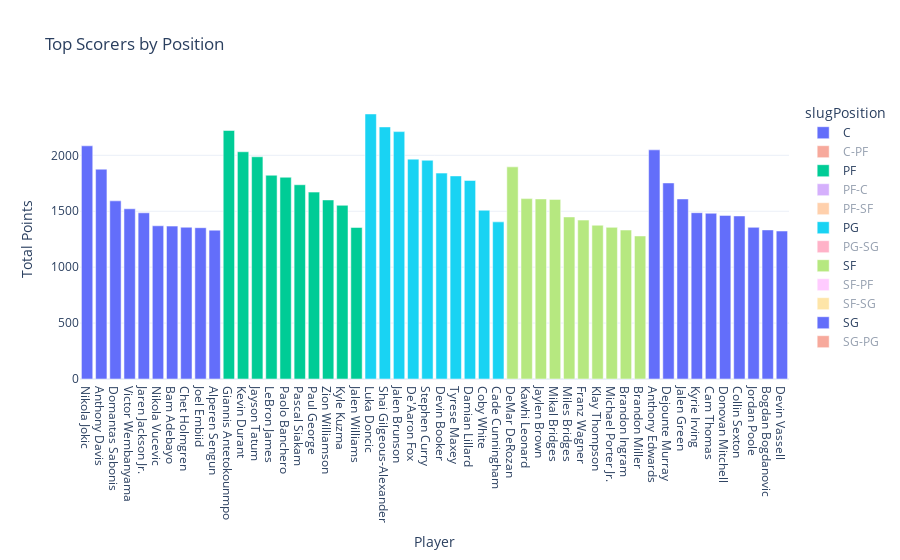

Here is the notebook cell this chart was saved with:
### Code cell
top_scorers = SS.groupby('slugPosition').apply(lambda x: x.nlargest(10, 'ptsTotals')).reset_index(drop=True)
fig = px.bar(top_scorers, x='namePlayer', y='ptsTotals', color='slugPosition',
             title='Top Scorers by Position',
             labels={'namePlayer': 'Player', 'ptsTotals': 'Total Points'},height=700,
             hover_data=['slugTeamBREF'])
fig.show()

### Figure 1 — Plotly figure (JSON) as saved in the notebook; plotly's stock layout.template omitted (floating-point values rounded to 4 significant figures)
{"data": [{"alignmentgroup": "True", "customdata": [["DEN"], ["LAL"], ["SAC"], ["SAS"], ["MEM"], ["CHI"], ["MIA"], ["OKC"], ["PHI"], ["HOU"]], "hovertemplate": "slugPosition=C<br>Player=%{x}<br>Total Points=%{y}<br>slugTeamBREF=%{customdata[0]}<extra></extra>", "legendgroup": "C", "marker": {"color": "#636efa", "pattern": {"shape": ""}}, "name": "C", "offsetgroup": "C", "orientation": "v", "showlegend": true, "textposition": "auto", "type": "bar", "visible": true, "x": ["Nikola Jokic", "Anthony Davis", "Domantas Sabonis", "Victor Wembanyama", "Jaren Jackson Jr.", "Nikola Vucevic", "Bam Adebayo", "Chet Holmgren", "Joel Embiid", "Alperen Sengun"], "xaxis": "x", "y": [2085, 1876, 1593, 1522, 1486, 1370, 1367, 1357, 1353, 1331], "yaxis": "y"}, {"alignmentgroup": "True", "customdata": [["TOT"], ["TOT"], ["TOT"]], "hovertemplate": "slugPosition=C-PF<br>Player=%{x}<br>Total Points=%{y}<br>slugTeamBREF=%{customdata[0]}<extra></extra>", "legendgroup": "C-PF", "marker": {"color": "#EF553B", "pattern": {"shape": ""}}, "name": "C-PF", "offsetgroup": "C-PF", "orientation": "v", "showlegend": true, "textposition": "auto", "type": "bar", "visible": "legendonly", "x": ["Daniel Gafford", "Xavier Tillman Sr.", "Richaun Holmes"], "xaxis": "x", "y": [814, 284, 199], "yaxis": "y"}, {"alignmentgroup": "True", "customdata": [["MIL"], ["PHO"], ["BOS"], ["LAL"], ["ORL"], ["TOT"], ["LAC"], ["NOP"], ["WAS"], ["OKC"]], "hovertemplate": "slugPosition=PF<br>Player=%{x}<br>Total Points=%{y}<br>slugTeamBREF=%{customdata[0]}<extra></extra>", "legendgroup": "PF", "marker": {"color": "#00cc96", "pattern": {"shape": ""}}, "name": "PF", "offsetgroup": "PF", "orientation": "v", "showlegend": true, "textposition": "auto", "type": "bar", "x": ["Giannis Antetokounmpo", "Kevin Durant", "Jayson Tatum", "LeBron James", "Paolo Banchero", "Pascal Siakam", "Paul George", "Zion Williamson", "Kyle Kuzma", "Jalen Williams"], "xaxis": "x", "y": [2222, 2032, 1987, 1822, 1804, 1737, 1671, 1601, 1553, 1355], "yaxis": "y"}, {"alignmentgroup": "True", "customdata": [["TOT"]], "hovertemplate": "slugPosition=PF-C<br>Player=%{x}<br>Total Points=%{y}<br>slugTeamBREF=%{customdata[0]}<extra></extra>", "legendgroup": "PF-C", "marker": {"color": "#ab63fa", "pattern": {"shape": ""}}, "name": "PF-C", "offsetgroup": "PF-C", "orientation": "v", "showlegend": true, "textposition": "auto", "type": "bar", "visible": "legendonly", "x": ["Precious Achiuwa"], "xaxis": "x", "y": [565], "yaxis": "y"}, {"alignmentgroup": "True", "customdata": [["TOT"]], "hovertemplate": "slugPosition=PF-SF<br>Player=%{x}<br>Total Points=%{y}<br>slugTeamBREF=%{customdata[0]}<extra></extra>", "legendgroup": "PF-SF", "marker": {"color": "#FFA15A", "pattern": {"shape": ""}}, "name": "PF-SF", "offsetgroup": "PF-SF", "orientation": "v", "showlegend": true, "textposition": "auto", "type": "bar", "visible": "legendonly", "x": ["Danilo Gallinari"], "xaxis": "x", "y": [280], "yaxis": "y"}, {"alignmentgroup": "True", "customdata": [["DAL"], ["OKC"], ["NYK"], ["SAC"], ["GSW"], ["PHO"], ["PHI"], ["MIL"], ["CHI"], ["DET"]], "hovertemplate": "slugPosition=PG<br>Player=%{x}<br>Total Points=%{y}<br>slugTeamBREF=%{customdata[0]}<extra></extra>", "legendgroup": "PG", "marker": {"color": "#19d3f3", "pattern": {"shape": ""}}, "name": "PG", "offsetgroup": "PG", "orientation": "v", "showlegend": true, "textposition": "auto", "type": "bar", "x": ["Luka Doncic", "Shai Gilgeous-Alexander", "Jalen Brunson", "De'Aaron Fox", "Stephen Curry", "Devin Booker", "Tyrese Maxey", "Damian Lillard", "Coby White", "Cade Cunningham"], "xaxis": "x", "y": [2370, 2254, 2212, 1966, 1956, 1841, 1816, 1775, 1509, 1405], "yaxis": "y"}, {"alignmentgroup": "True", "customdata": [["TOT"], ["TOT"], ["TOT"], ["TOT"]], "hovertemplate": "slugPosition=PG-SG<br>Player=%{x}<br>Total Points=%{y}<br>slugTeamBREF=%{customdata[0]}<extra></extra>", "legendgroup": "PG-SG", "marker": {"color": "#FF6692", "pattern": {"shape": ""}}, "name": "PG-SG", "offsetgroup": "PG-SG", "orientation": "v", "showlegend": true, "textposition": "auto", "type": "bar", "visible": "legendonly", "x": ["Terry Rozier", "Immanuel Quickley", "Bruce Brown", "Skylar Mays"], "xaxis": "x", "y": [1205, 1156, 726, 155], "yaxis": "y"}, {"alignmentgroup": "True", "customdata": [["CHI"], ["LAC"], ["BOS"], ["BRK"], ["CHO"], ["ORL"], ["GSW"], ["DEN"], ["NOP"], ["CHO"]], "hovertemplate": "slugPosition=SF<br>Player=%{x}<br>Total Points=%{y}<br>slugTeamBREF=%{customdata[0]}<extra></extra>", "legendgroup": "SF", "marker": {"color": "#B6E880", "pattern": {"shape": ""}}, "name": "SF", "offsetgroup": "SF", "orientation": "v", "showlegend": true, "textposition": "auto", "type": "bar", "x": ["DeMar DeRozan", "Kawhi Leonard", "Jaylen Brown", "Mikal Bridges", "Miles Bridges", "Franz Wagner", "Klay Thompson", "Michael Porter Jr.", "Brandon Ingram", "Brandon Miller"], "xaxis": "x", "y": [1897, 1613, 1610, 1606, 1449, 1421, 1375, 1356, 1332, 1279], "yaxis": "y"}, {"alignmentgroup": "True", "customdata": [["TOT"], ["TOT"]], "hovertemplate": "slugPosition=SF-PF<br>Player=%{x}<br>Total Points=%{y}<br>slugTeamBREF=%{customdata[0]}<extra></extra>", "legendgroup": "SF-PF", "marker": {"color": "#FF97FF", "pattern": {"shape": ""}}, "name": "SF-PF", "offsetgroup": "SF-PF", "orientation": "v", "showlegend": true, "textposition": "auto", "type": "bar", "visible": "legendonly", "x": ["Bojan Bogdanovic", "Robert Covington"], "xaxis": "x", "y": [868, 127], "yaxis": "y"}, {"alignmentgroup": "True", "customdata": [["TOT"]], "hovertemplate": "slugPosition=SF-SG<br>Player=%{x}<br>Total Points=%{y}<br>slugTeamBREF=%{customdata[0]}<extra></extra>", "legendgroup": "SF-SG", "marker": {"color": "#FECB52", "pattern": {"shape": ""}}, "name": "SF-SG", "offsetgroup": "SF-SG", "orientation": "v", "showlegend": true, "textposition": "auto", "type": "bar", "visible": "legendonly", "x": ["Buddy Hield"], "xaxis": "x", "y": [1013], "yaxis": "y"}, {"alignmentgroup": "True", "customdata": [["MIN"], ["ATL"], ["HOU"], ["DAL"], ["BRK"], ["CLE"], ["UTA"], ["WAS"], ["ATL"], ["SAS"]], "hovertemplate": "slugPosition=SG<br>Player=%{x}<br>Total Points=%{y}<br>slugTeamBREF=%{customdata[0]}<extra></extra>", "legendgroup": "SG", "marker": {"color": "#636efa", "pattern": {"shape": ""}}, "name": "SG", "offsetgroup": "SG", "orientation": "v", "showlegend": true, "textposition": "auto", "type": "bar", "x": ["Anthony Edwards", "Dejounte Murray", "Jalen Green", "Kyrie Irving", "Cam Thomas", "Donovan Mitchell", "Collin Sexton", "Jordan Poole", "Bogdan Bogdanovic", "Devin Vassell"], "xaxis": "x", "y": [2049, 1753, 1610, 1487, 1482, 1463, 1458, 1356, 1333, 1323], "yaxis": "y"}, {"alignmentgroup": "True", "customdata": [["TOT"]], "hovertemplate": "slugPosition=SG-PG<br>Player=%{x}<br>Total Points=%{y}<br>slugTeamBREF=%{customdata[0]}<extra></extra>", "legendgroup": "SG-PG", "marker": {"color": "#EF553B", "pattern": {"shape": ""}}, "name": "SG-PG", "offsetgroup": "SG-PG", "orientation": "v", "showlegend": true, "textposition": "auto", "type": "bar", "visible": "legendonly", "x": ["Jaden Springer"], "xaxis": "x", "y": [163], "yaxis": "y"}], "layout": {"autosize": true, "barmode": "relative", "legend": {"title": {"text": "slugPosition"}, "tracegroupgap": 0}, "title": {"text": "Top Scorers by Position"}, "xaxis": {"anchor": "y", "autorange": true, "domain": [0, 1], "range": [-0.5, 49.5], "title": {"text": "Player"}, "type": "category"}, "yaxis": {"anchor": "x", "autorange": true, "domain": [0, 1], "range": [0, 2495.0], "title": {"text": "Total Points"}, "type": "linear"}}}
